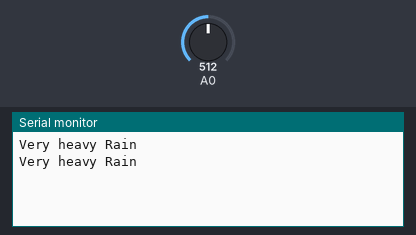
Bench run of a sketch on a simulated Arduino Uno, built with avr-gcc and run on an emulated ATmega328P. Parts: the last lines printed to the serial monitor. Inputs (shaded band) come from the test bench; at power-on: A0 = 512.

Above: at 5.8 s.
5.9 s: A0 set to 267
At 11.0 s:
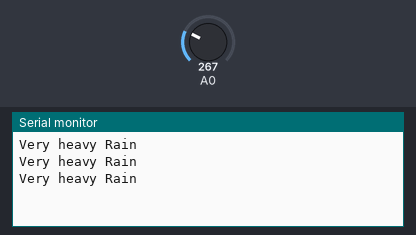
11.9 s: A0 set to 237
At 16.0 s:
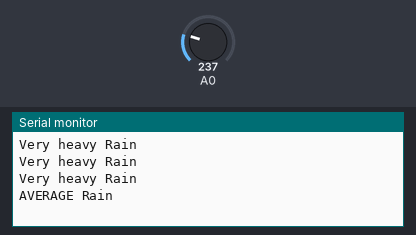
21.5 s: A0 set to 139
At 26.0 s:
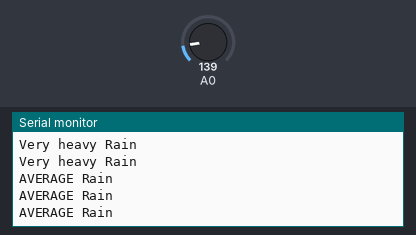
27.5 s: A0 set to 119
At 31.1 s:
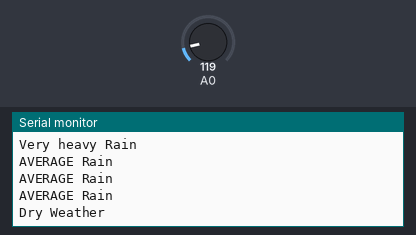

Measured:
- the behaviour switches between 251 and 250 on A0 (found by bisection; images 1 and 2)
- the behaviour switches between 126 and 125 on A0 (found by bisection; images 3 and 4)
- after the input at 11.9 s, the serial monitor: prints a new line after 3.1 s (image 2)
- after the input at 27.5 s, the serial monitor: prints a new line after 2.5 s (image 4)

The sketch:

rain_sensor.ino
```cpp
#include <LiquidCrystal.h>
const int rs = 12, en = 11, d4 = 5, d5 = 4, d6 = 3, d7 = 2;
LiquidCrystal lcd(rs, en, d4, d5, d6, d7);
void setup () {
  // initialize serial communication at 9600 bits per second:
  Serial.begin (9600);}
void loop() {
  // read the input on analog pin 0:
  int value = analogRead(A0);
  lcd.setCursor(0, 7);
  if (value > 250) {
    Serial.println("Very heavy Rain");
    lcd.print("Very heavy rain");}
  else if ((value > 125) && (value <= 250)) {
    Serial.println("AVERAGE Rain");
lcd.print("Average Rain");
lcd.print("       "); }
  else{
    Serial.println("Dry Weather");
    lcd.print("Dry Wather");
    lcd.print("          ");}
  delay(5000);}
```
